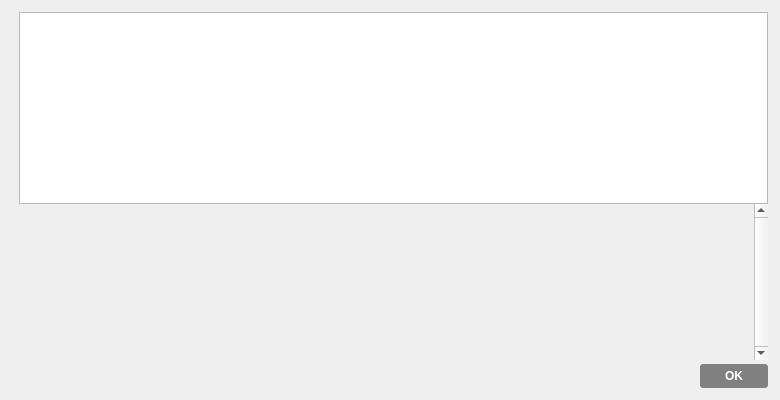
<?xml version="1.0" encoding="UTF-8"?>
<ui version="4.0">
 <class>HelpMessageDialog</class>
 <widget class="QDialog" name="HelpMessageDialog">
  <property name="geometry">
   <rect>
    <x>0</x>
    <y>0</y>
    <width>780</width>
    <height>400</height>
   </rect>
  </property>
  <property name="styleSheet">
   <string notr="true">QDialog {
background-image: url(:/images/ltbcbg); 
}
QPushButton { /* Global Button Style */
background-color:qlineargradient(spread:pad, cx:0.5, cy:0.5, radius:0.5, fx:0.5, fy:0.5, stop:0.494318 rgba(0, 0, 0, 118));
border:0;
border-radius:3px;
color:#ffffff;
font-size:12px;
font-weight:bold;
padding-left:25px;
padding-right:25px;
padding-top:5px;
padding-bottom:5px;
}

QPushButton:hover {
background-color:qlineargradient(spread:pad, cx:0.5, cy:0.5, radius:0.5, fx:0.5, fy:0.5, stop:0.494318 rgba(0, 0, 0, 171));
}

QPushButton:focus {
border:none;
outline:none;
}

QPushButton:pressed {
border:1px solid #FFFFFF;
}</string>
  </property>
  <layout class="QHBoxLayout" name="horizontalLayout_2">
   <property name="spacing">
    <number>0</number>
   </property>
   <property name="leftMargin">
    <number>12</number>
   </property>
   <property name="topMargin">
    <number>12</number>
   </property>
   <property name="rightMargin">
    <number>12</number>
   </property>
   <property name="bottomMargin">
    <number>12</number>
   </property>
   <item>
    <widget class="QLabel" name="aboutLogo">
     <property name="sizePolicy">
      <sizepolicy hsizetype="Preferred" vsizetype="Ignored">
       <horstretch>0</horstretch>
       <verstretch>0</verstretch>
      </sizepolicy>
     </property>
     <property name="maximumSize">
      <size>
       <width>100</width>
       <height>100</height>
      </size>
     </property>
     <property name="pixmap">
      <pixmap resource="../bitcoin.qrc">:/icons/bitcoin</pixmap>
     </property>
     <property name="scaledContents">
      <bool>true</bool>
     </property>
     <property name="alignment">
      <set>Qt::AlignLeading|Qt::AlignLeft|Qt::AlignTop</set>
     </property>
    </widget>
   </item>
   <item>
    <layout class="QVBoxLayout" name="verticalLayoutLogo" stretch="0">
     <property name="leftMargin">
      <number>0</number>
     </property>
     <property name="topMargin">
      <number>4</number>
     </property>
     <property name="rightMargin">
      <number>0</number>
     </property>
     <item>
      <widget class="QFrame" name="frame">
       <property name="frameShape">
        <enum>QFrame::NoFrame</enum>
       </property>
       <property name="frameShadow">
        <enum>QFrame::Raised</enum>
       </property>
      </widget>
     </item>
    </layout>
   </item>
   <item>
    <layout class="QVBoxLayout" name="verticalLayout">
     <item>
      <widget class="QTextEdit" name="helpMessage">
       <property name="readOnly">
        <bool>true</bool>
       </property>
      </widget>
     </item>
     <item>
      <widget class="QScrollArea" name="scrollArea">
       <property name="frameShape">
        <enum>QFrame::NoFrame</enum>
       </property>
       <property name="verticalScrollBarPolicy">
        <enum>Qt::ScrollBarAlwaysOn</enum>
       </property>
       <property name="widgetResizable">
        <bool>true</bool>
       </property>
       <widget class="QWidget" name="scrollAreaWidgetContents">
        <property name="geometry">
         <rect>
          <x>0</x>
          <y>0</y>
          <width>635</width>
          <height>136</height>
         </rect>
        </property>
        <layout class="QVBoxLayout" name="verticalLayout_2">
         <item>
          <widget class="QLabel" name="aboutMessage">
           <property name="cursor">
            <cursorShape>IBeamCursor</cursorShape>
           </property>
           <property name="textFormat">
            <enum>Qt::PlainText</enum>
           </property>
           <property name="alignment">
            <set>Qt::AlignLeading|Qt::AlignLeft|Qt::AlignTop</set>
           </property>
           <property name="openExternalLinks">
            <bool>true</bool>
           </property>
           <property name="textInteractionFlags">
            <set>Qt::LinksAccessibleByMouse|Qt::TextSelectableByKeyboard|Qt::TextSelectableByMouse</set>
           </property>
          </widget>
         </item>
        </layout>
       </widget>
      </widget>
     </item>
     <item>
      <spacer name="verticalSpacer">
       <property name="orientation">
        <enum>Qt::Vertical</enum>
       </property>
       <property name="sizeType">
        <enum>QSizePolicy::Fixed</enum>
       </property>
       <property name="sizeHint" stdset="0">
        <size>
         <width>4</width>
         <height>4</height>
        </size>
       </property>
      </spacer>
     </item>
     <item>
      <widget class="QDialogButtonBox" name="okButton">
       <property name="orientation">
        <enum>Qt::Horizontal</enum>
       </property>
       <property name="standardButtons">
        <set>QDialogButtonBox::Ok</set>
       </property>
      </widget>
     </item>
    </layout>
   </item>
  </layout>
 </widget>
 <resources>
  <include location="../bitcoin.qrc"/>
 </resources>
 <connections>
  <connection>
   <sender>okButton</sender>
   <signal>accepted()</signal>
   <receiver>HelpMessageDialog</receiver>
   <slot>accept()</slot>
   <hints>
    <hint type="sourcelabel">
     <x>20</x>
     <y>20</y>
    </hint>
    <hint type="destinationlabel">
     <x>20</x>
     <y>20</y>
    </hint>
   </hints>
  </connection>
  <connection>
   <sender>okButton</sender>
   <signal>rejected()</signal>
   <receiver>HelpMessageDialog</receiver>
   <slot>reject()</slot>
   <hints>
    <hint type="sourcelabel">
     <x>20</x>
     <y>20</y>
    </hint>
    <hint type="destinationlabel">
     <x>20</x>
     <y>20</y>
    </hint>
   </hints>
  </connection>
 </connections>
</ui>
